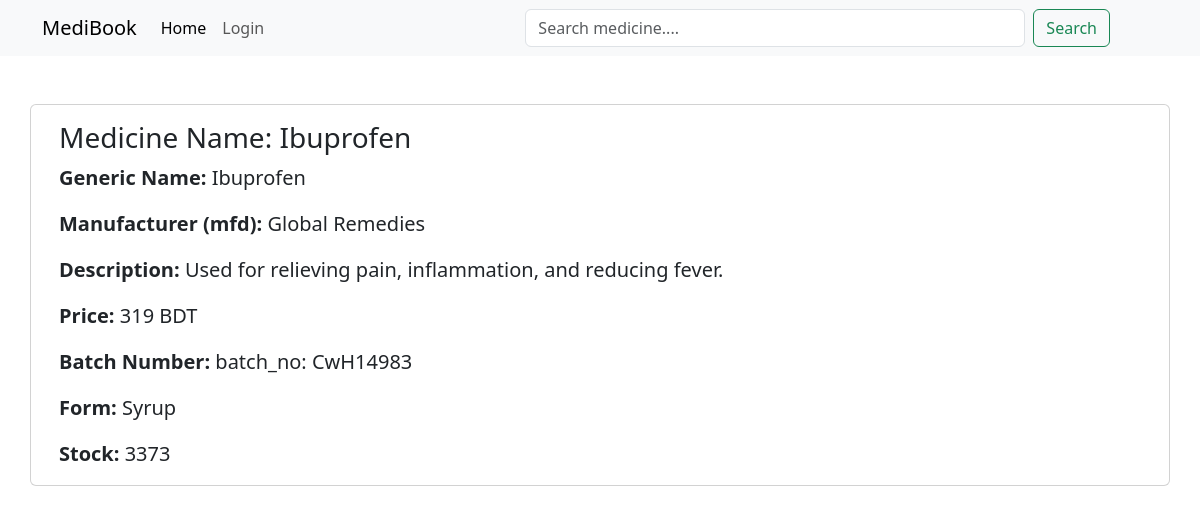
The app's page /get/ibuprofen/ with its own data.
### medicine/models.py (models this page shows)
class MedicineModel(models.Model):
    name = models.CharField(max_length=150)
    generic_name = models.CharField(max_length=150)
    manufacturer = models.CharField(max_length=150)
    description = models.CharField(max_length=150)
    price = models.IntegerField()
    batch_number = models.CharField(max_length=50)
    form = models.CharField(max_length=100)
    stock_quantity = models.IntegerField()
    slug = models.SlugField(unique=True, null=True)

### medicine/views.py (the view)
# urls.py: path('get/<slug:slug>/', MedicineDescription, name='medicine-view'),
def MedicineDescription(request, slug):
    obj = MedicineModel.objects.filter(slug__iexact=slug)
    if obj.exists():
        obj = obj.first()
    else:
        messages.error(request, 'No data Available!')
    return render(request, 'medicine_details.html', context={'data': obj})

### medicine/templates/medicine_details.html
{% extends "base.html" %} {% block body %}
<div class="card container mt-5">
  <div class="card-body">
    <blockquote class="blockquote mb-0 mx-auto">
      <h3>Medicine Name: {{data.name}}</h3>
      <p><b>Generic Name:</b> {{data.generic_name}}</p>
      <p><b> Manufacturer (mfd):</b> {{data.manufacturer }}</p>
      <p><b> Description: </b> {{data.description }}</p>
      <p><b> Price: </b> {{data.price }} BDT</p>
      <p><b> Batch Number:</b> {{data.batch_number }}</p>
      <p><b> Form: </b> {{data.form }}</p>
      <p><b> Stock: </b> {{data.stock_quantity}}</p>
    </blockquote>
  </div>
</div>
{% endblock %}

### records on screen
MedicineModel: name "Ibuprofen", generic_name "Ibuprofen", manufacturer "Global Remedies", description "Used for relieving pain, inflammation, and reducing fever.", price "319", batch_number "batch_no: CwH14983", form "Syrup", stock_quantity "3373"
